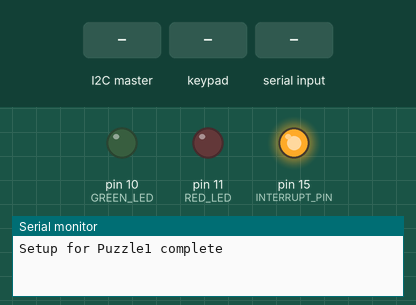
Recording of a sketch running on a simulated Arduino Uno, built with avr-gcc and run on an emulated ATmega328P. On the bench: output pins drawn as LEDs (lit = HIGH), the last lines printed to the serial monitor. Dashed ring = blinking. The test bench sets the inputs (shaded band).

Above: at 1.2 s.
1.3 s: the I2C master sends "S"
2.8 s: keypad keys 2 4 7 B pressed 0.4 s apart
At 3.01 s:
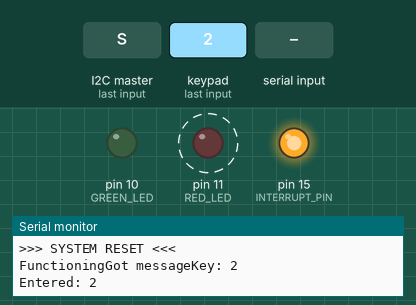
5.9 s: key '#' pressed
At 8.6 s:
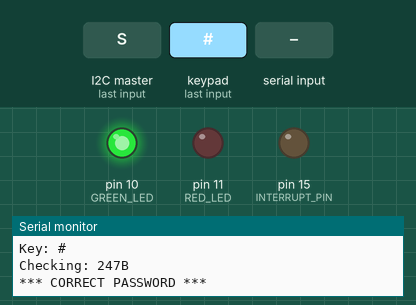
8.9 s: key 'A' pressed
At 9.9 s:
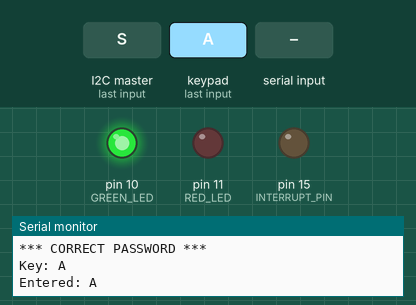
10.4 s: "r" received over Serial
At 11.1 s:
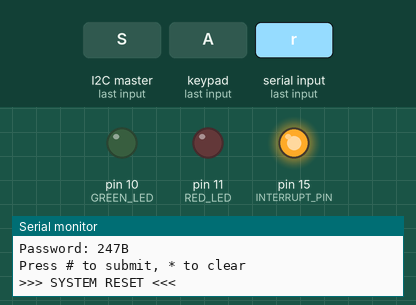
11.9 s: the I2C master sends "r"
Timing chart, 0 to 14.4 s (numbered marks = the images above; inputs shaded):
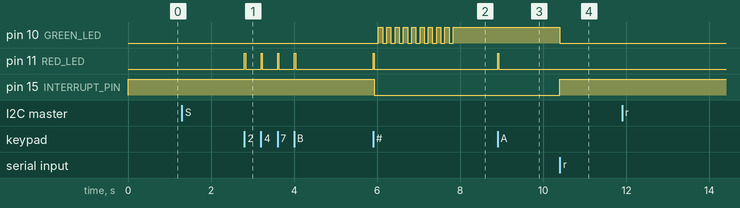

Measured:
- after the input at 2.8 s, pin 11 (RED_LED): alternates HIGH for 0.03 s and LOW for 0.37 s, 8 changes in all, then stays LOW, starting at once
- after the input at 5.9 s, pin 10 (GREEN_LED): alternates HIGH for 0.10 s and LOW for 0.10 s, 19 changes in all, then stays HIGH, starting after 0.13 s; pin 11 (RED_LED): LOW → HIGH at once, → LOW 0.03 s later; pin 15 (INTERRUPT_PIN): HIGH → LOW at once
- after the input at 8.9 s, pin 11 (RED_LED): LOW → HIGH at once, → LOW 0.03 s later
- after the input at 10.4 s, pin 10 (GREEN_LED): HIGH → LOW at once; pin 15 (INTERRUPT_PIN): LOW → HIGH at once

The sketch:

ECE_480_KeyPad_Nano.ino
```cpp
#include "Keypad.h"
#include <Wire.h>

// ===================== KEYPAD SETUP =====================
const byte ROWS = 4;
const byte COLS = 4;
bool PuzzleActive = false;
char keys[ROWS][COLS] = {
  {'1', '2', '3', 'A'},
  {'4', '5', '6', 'B'},
  {'7', '8', '9', 'C'},
  {'*', '0', '#', 'D'}
};

byte rowPins[ROWS] = {2, 3, 4, 5};
byte colPins[COLS] = {6, 7, 8, 9};

Keypad keypad = Keypad(makeKeymap(keys), rowPins, colPins, ROWS, COLS);

// ===================== PIN DEFINITIONS =====================
#define GREEN_LED 10
#define RED_LED 11
#define RESET_BUTTON 12
#define INTERRUPT_PIN 15

// ===================== PASSWORD SETTINGS =====================
const String PASSWORD  = "247B";
const String RESETCODE = "DDDD";
const int MAX_TRIES    = 3;

// ===================== STATE VARIABLES =====================
String enteredCode = "";
int attempts = 0;

bool solved = false;
bool lockedOut = false;

unsigned long lockoutEnd = 0;

// ===================== SETUP =====================
void setup() {
  Serial.begin(9600);

  Wire.begin(8);                // I2C slave address
  Wire.onReceive(receiveEvent); // I2C receive handler

  pinMode(GREEN_LED, OUTPUT);
  pinMode(RED_LED, OUTPUT);
  pinMode(RESET_BUTTON, INPUT_PULLUP);
  pinMode(INTERRUPT_PIN, OUTPUT);
  digitalWrite(INTERRUPT_PIN, HIGH);
  Serial.println("Setup for Puzzle1 complete");
}

// ===================== MAIN LOOP =====================
void loop() {
  handleSerialReset();
  handleLockout();
  if (!PuzzleActive) return;
  // Skip input if locked out
  if (lockedOut) return;

  char key = keypad.getKey();
  if (key) handleKey(key);
}


void handleSerialReset() {
  if (Serial.available()) {
    char cmd = Serial.read();
    if (cmd == 'r' || cmd == 'R') {
      Serial.println(">>> SERIAL RESET <<<");
      resetSystem();
    }
  }
}

void handleLockout() {
  if (lockedOut && millis() > lockoutEnd) {
    lockedOut = false;
    attempts = 0;
    digitalWrite(RED_LED, LOW);
    Serial.println("Lockout ended.");
  }
}

// ===================== KEYPAD LOGIC =====================
void handleKey(char key) {
  Serial.print("Key: ");
  Serial.println(key);

  flashRedQuick();

  if (key == '*') {
    clearEntry();
    return;
  }

  if (key == '#') {
    checkPassword();
    return;
  }

  if (enteredCode.length() < 4) {
    enteredCode += key;
    Serial.print("Entered: ");
    Serial.println(enteredCode);
  }
}

void clearEntry() {
  enteredCode = "";
  Serial.println("--- Entry Cleared ---");
}

// ===================== PASSWORD CHECK =====================
void checkPassword() {
  Serial.print("Checking: ");
  Serial.println(enteredCode);

  if (enteredCode == PASSWORD) {
    handleCorrectPassword();
  }
  else if (enteredCode == RESETCODE) {
    resetSystem();
  }
  else {
    handleWrongPassword();
  }

  enteredCode = "";
}

void handleCorrectPassword() {
  solved = true;

  digitalWrite(GREEN_LED, HIGH);
  digitalWrite(RED_LED, LOW);
  digitalWrite(INTERRUPT_PIN, LOW);

  Serial.println("*** CORRECT PASSWORD ***");

  victoryFlash();
}

void handleWrongPassword() {
  attempts++;

  Serial.print("WRONG! Attempt ");
  Serial.print(attempts);
  Serial.print("/");
  Serial.println(MAX_TRIES);

  // Initial red feedback
  digitalWrite(RED_LED, HIGH);
  delay(500);
  digitalWrite(RED_LED, LOW);

  // Flash count feedback
  for (int i = 1; i < attempts; i++) {
    delay(200);
    digitalWrite(RED_LED, HIGH);
    delay(200);
    digitalWrite(RED_LED, LOW);
  }

  // Lockout condition
  if (attempts >= MAX_TRIES) {
    lockedOut = true;
    lockoutEnd = millis() + 10000;

    digitalWrite(RED_LED, HIGH);
    Serial.println("!!! SYSTEM LOCKED OUT !!!");
  }
}

// ===================== LED EFFECTS =====================
void flashRedQuick() {
  digitalWrite(RED_LED, HIGH);
  delay(30);
  digitalWrite(RED_LED, LOW);
}

void victoryFlash() {
  for (int i = 0; i < 10; i++) {
    digitalWrite(GREEN_LED, LOW);
    delay(100);
    digitalWrite(GREEN_LED, HIGH);
    delay(100);
  }
}

// ===================== RESET =====================
void resetSystem() {
  enteredCode = "";
  attempts = 0;
  solved = false;
  lockedOut = false;

  digitalWrite(GREEN_LED, LOW);
  digitalWrite(RED_LED, LOW);
  digitalWrite(INTERRUPT_PIN, HIGH);
  Serial.println("=== KEYPAD SYSTEM READY ===");
  Serial.print("Password: ");
  Serial.println(PASSWORD);
  Serial.println("Press # to submit, * to clear\n");

  Serial.println(">>> SYSTEM RESET <<<");
}

// ===================== I2C RECEIVE =====================
void receiveEvent(int howMany) {
  String word = "";
  while (Wire.available()) {
    char c = Wire.read();
    word += c;
  }
  if (word == "S"){
    resetSystem();
    PuzzleActive = true;
    Serial.print("Functioning");
  }
  Serial.print("Got message");
}
```
